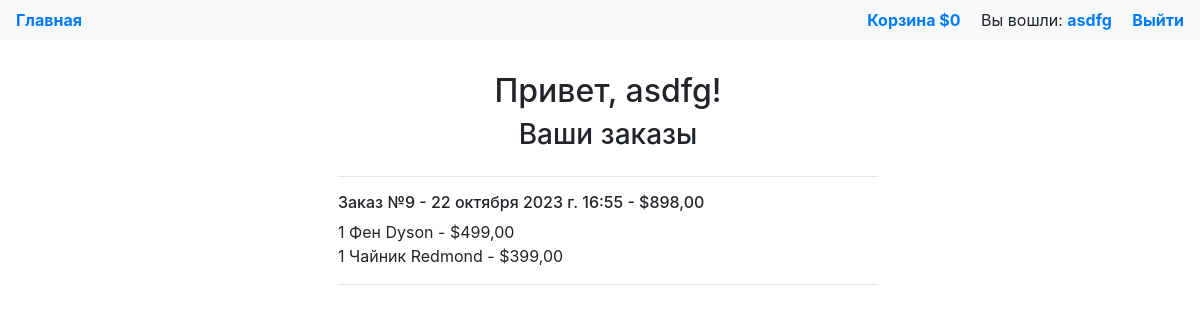
/account/ (signed in), run on the app's committed database.
### main/models.py (models this page shows, shortened)
class Order(models.Model):
    user = models.ForeignKey('auth.User', on_delete=models.CASCADE, verbose_name='Пользователь')
    cart = models.ForeignKey(Cart, on_delete=models.CASCADE, verbose_name='Корзина')
    date = models.DateTimeField(auto_now_add=True, verbose_name='Дата заказа')
    class Meta:
        verbose_name = 'Заказ'
        verbose_name_plural = 'Заказы'

class Cart(models.Model):
    user = models.ForeignKey('auth.User', on_delete=models.CASCADE, verbose_name='Пользователь')
    cart_products = models.ManyToManyField(CartProduct, blank=True, verbose_name='Товары в корзине')
    class Meta:
        verbose_name = 'Корзина'
        verbose_name_plural = 'Корзины'
    @property
    def total_price(self):
        total = 0
        for cart_product in self.cart_products.all():
            total += cart_product.product.price * cart_product.count
        return total
    is_bought = models.BooleanField(default=False, verbose_name='Куплена')

class CartProduct(models.Model):
    product = models.ForeignKey(Product, on_delete=models.CASCADE, verbose_name='Товар')
    count = models.IntegerField(default=0, verbose_name='Количество')
    @property
    def total_price(self):
        total = self.product.price * self.count
        return total
    class Meta:
        verbose_name = 'Товар в корзине'
        verbose_name_plural = 'Товары в корзине'

class Product(models.Model):
    name = models.CharField(max_length=100, verbose_name='Название')
    image = models.ImageField(blank=True, default='static/images/default.png', verbose_name='Изображение')
    short_description = models.CharField(max_length=255, verbose_name='Короткое описание', default='')
    description = models.TextField(verbose_name='Описание')
    price = models.DecimalField(max_digits=10, decimal_places=2, verbose_name='Цена')
    class Meta:
        verbose_name = 'Товар'
        verbose_name_plural = 'Товары'

### account/views.py (the view)
# urls.py: path('', views.account_home, name='account'),
@login_required(login_url='login')
def account_home(request):
    orders = Order.objects.filter(user=request.user)
    products_list = [CartProduct.objects.filter(cart__order=order) for order in orders]
    combined_data = [{'order': order, 'products': products} for order, products in zip(orders[::-1], products_list[::-1])]
    data = {
        'combined_data': combined_data
    }
    return render(request, 'account/account_home.html', data)

### main/context_processors.py (called while the page is built)
def add_variable_to_context(request):
    if not request.user.is_authenticated:
        data = {
            'cart_price': 0
        }
        return data
    try:
        cart = Cart.objects.get(user=request.user, is_bought=False)
        data = {
            'cart_price': cart.total_price
        }
    except Cart.DoesNotExist:
        data = {
            'cart_price': 0
        }
    return data

### account/templates/account/account_home.html (shortened to what this page needs)
{% extends 'main/layout.html' %}
{% block content %}
    <div class="container">
        <h2 class="mt-3 text-center">Привет, {{ user.username }}!</h2>
        <h3 class="mb-2 text-center">Ваши заказы</h3>
        <div class="row">
            <div class="col-lg-3"></div>
            <div class="col-lg-6">
                <hr>
                {% for data in combined_data %}
                    <h6>Заказ №{{ data.order.id }} - {{ data.order.date }} - ${{ data.order.cart.total_price }}</h6>
                    {% for product in data.products %}
                        {{ product.count }}
                        {{ product.product.name }} -
                        ${{ product.total_price }}
                        <br>
                    {% endfor %}
                    <hr>
                {% endfor %}
            </div>
        </div>
    </div>
{% endblock %}

### main/templates/main/layout.html (shortened to what this page needs)
{% load static %}
<!doctype html>
<html lang="en">
<head>
    <link rel="stylesheet" href="https://stackpath.bootstrapcdn.com/bootstrap/4.5.2/css/bootstrap.min.css"
>
</head>
<body>
<nav class="navbar navbar-expand-lg bg-light">
    <ul class="navbar-nav mr-auto">
        <li class="mr-3"><a href="{% url 'home' %}" class="text-decoration-none"><strong>Главная</strong></a></li>
    </ul>
    {% if user.is_authenticated %}
        <p class="ml-auto mb-0">
            <a href="{% url 'basket' %}" class="mr-3 text-decoration-none"><strong>Корзина ${{ cart_price }}</strong></a>
            Вы вошли:
            <a href="{% url 'account' %}" class="mr-3 text-decoration-none"><strong>{{ user.username }}</strong></a>
            <a href="{% url 'logout' %}" class="text-decoration-none"><strong>Выйти</strong></a>
        </p>
    {% else %}
        <a class="nav-account" href="{% url 'login' %}">
            <div class="account">
                <p class="ml-auto mb-0"><strong>Войдите</strong></p>
            </div>
        </a>
    {% endif %}
</nav>
<main class="pl-3 pt-3">
    {% block content %}
    {% endblock %}
</main>
</body>
</html>

### data on the page
Order: order.id "9", order "22 октября 2023 г. 16:55", order.cart.total_price "898,00"
CartProduct: count "1", product.name "Фен Dyson", total_price "499,00"
CartProduct: count "1", product.name "Чайник Redmond", total_price "399,00"

### other printed values
{{ cart_price }} "0"
{{ user.username }} "asdfg"
